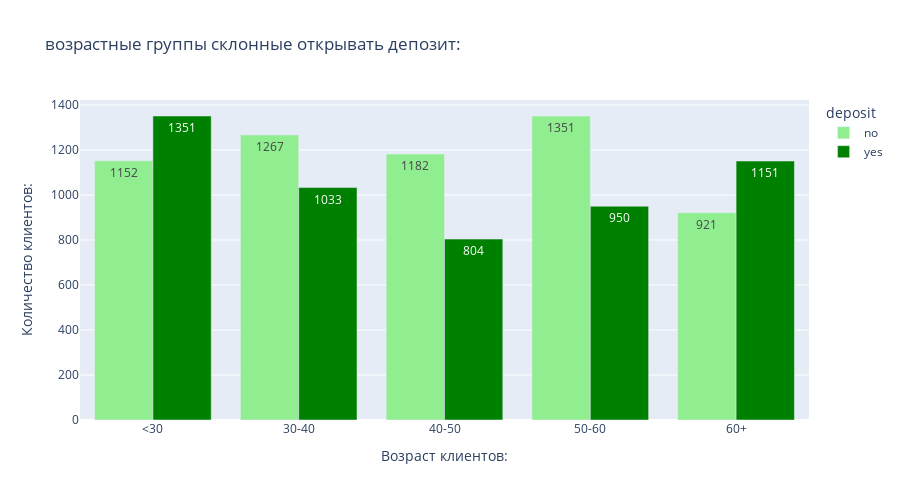

The notebook cell this image was saved under:
### Code cell
pivot_age = data.pivot_table(
    index = 'AgeCategory',
    columns = 'deposit',
    values = 'campaign',    
    aggfunc = 'count')

# Построим многоуровневую столбчатую диаграмму:
fig = px.bar(pivot_age,
    barmode = 'group',
    # Заголовок графика:
    title = '''возрастные группы склонные открывать депозит:''',
    # Цвет графика:
    color_discrete_sequence = ['lightgreen', 'green'],
    # Высота графика:
    height = 500,
    # Выведем количество наблюдений в каждом столбце:
    text_auto = True
    )
# Присваиваем заголовки осей координат:
fig.update_xaxes(title_text = 'Возраст клиентов:')
fig.update_yaxes(title_text = 'Количество клиентов:')
# Выводим результат на экран:
fig.show()

### Figure 1 — Plotly figure (JSON) as saved in the notebook; plotly's stock layout.template omitted (floating-point values rounded to 4 significant figures)
{"data": [{"alignmentgroup": "True", "hovertemplate": "deposit=no<br>AgeCategory=%{x}<br>value=%{y}<extra></extra>", "legendgroup": "no", "marker": {"color": "lightgreen", "pattern": {"shape": ""}}, "name": "no", "offsetgroup": "no", "orientation": "v", "showlegend": true, "textposition": "auto", "texttemplate": "%{y}", "type": "bar", "x": ["<30", "30-40", "40-50", "50-60", "60+"], "xaxis": "x", "y": [1152, 1267, 1182, 1351, 921], "yaxis": "y"}, {"alignmentgroup": "True", "hovertemplate": "deposit=yes<br>AgeCategory=%{x}<br>value=%{y}<extra></extra>", "legendgroup": "yes", "marker": {"color": "green", "pattern": {"shape": ""}}, "name": "yes", "offsetgroup": "yes", "orientation": "v", "showlegend": true, "textposition": "auto", "texttemplate": "%{y}", "type": "bar", "x": ["<30", "30-40", "40-50", "50-60", "60+"], "xaxis": "x", "y": [1351, 1033, 804, 950, 1151], "yaxis": "y"}], "layout": {"barmode": "group", "height": 500, "legend": {"title": {"text": "deposit"}, "tracegroupgap": 0}, "title": {"text": "возрастные группы склонные открывать депозит:"}, "xaxis": {"anchor": "y", "domain": [0, 1], "title": {"text": "Возраст клиентов:"}}, "yaxis": {"anchor": "x", "domain": [0, 1], "title": {"text": "Количество клиентов:"}}}}
